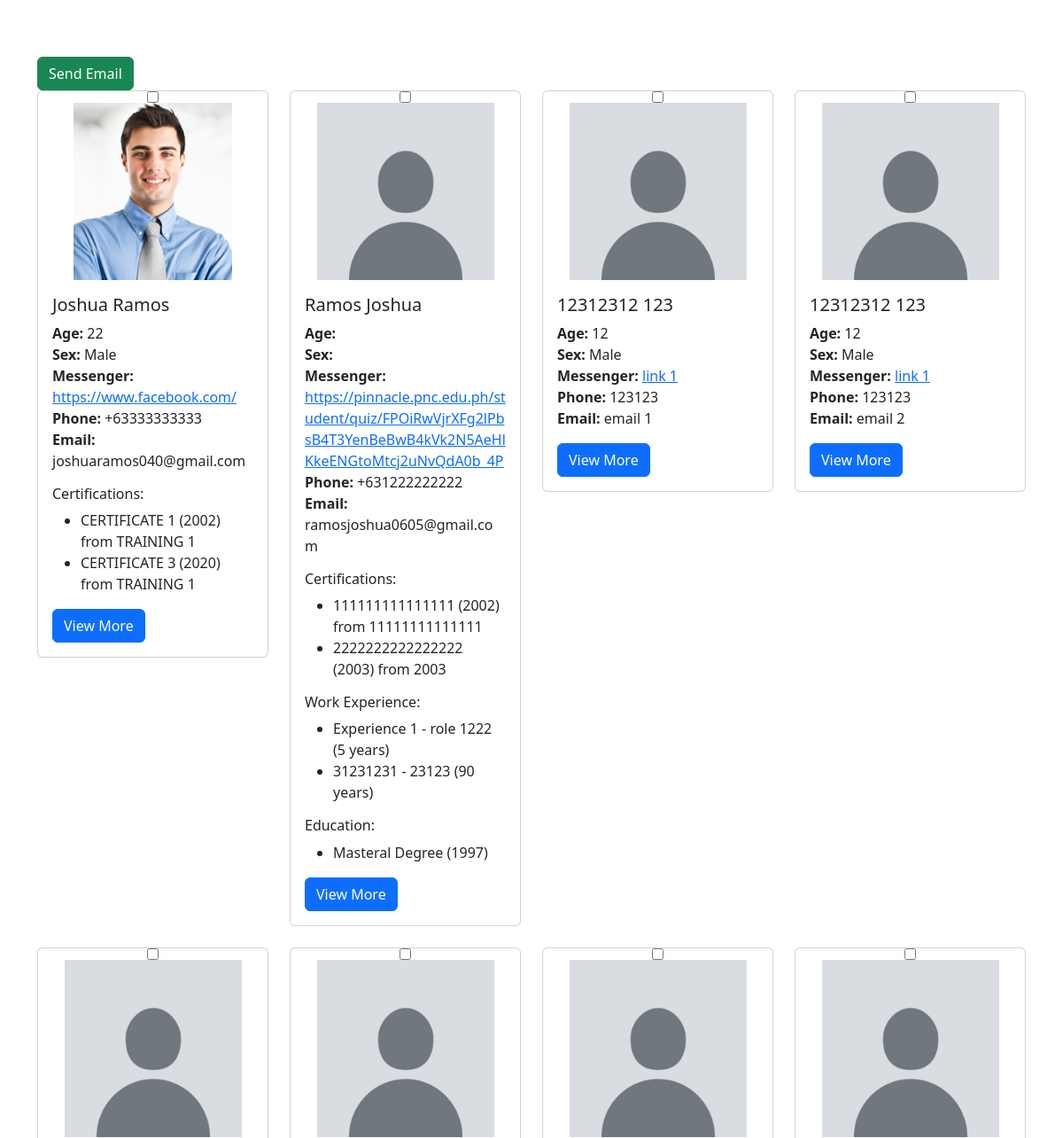
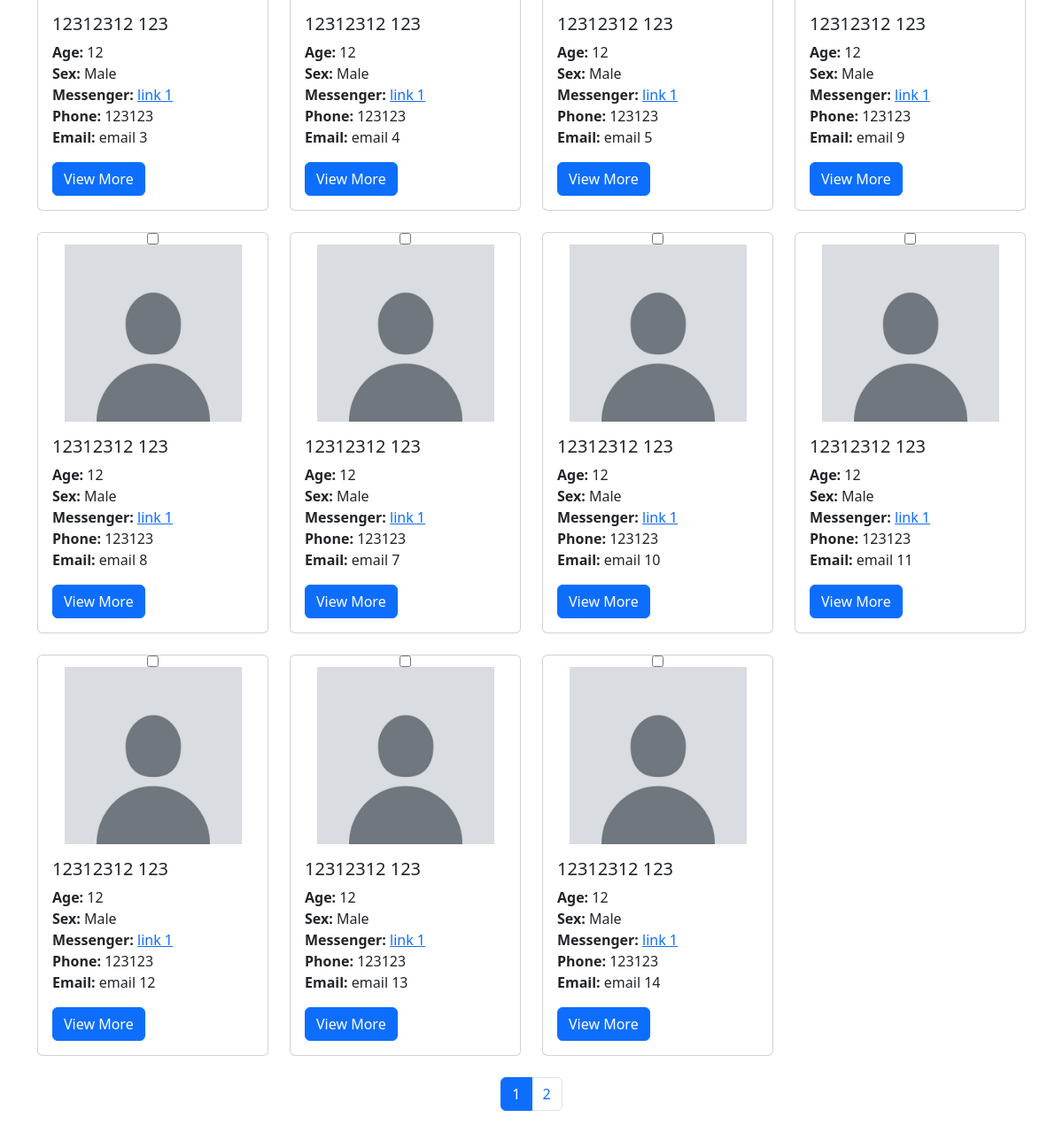
Screenshot of /recruiter/search_applicants.php (signed in) with the database file from the repository (2 pictures, top to bottom).
### tables this page shows
CREATE TABLE `users` (
  `user_id` int(11) NOT NULL,
  `facebook_messenger_link` varchar(255) DEFAULT NULL,
  `email_address` varchar(255) DEFAULT NULL,
  `referral_code` varchar(255) NOT NULL,
  `cellphone_number` varchar(20) DEFAULT NULL,
  `first_name` varchar(100) DEFAULT NULL,
  `last_name` varchar(100) DEFAULT NULL,
  `middle_name` varchar(100) DEFAULT NULL,
  `nickname` varchar(100) DEFAULT NULL,
  `address` text DEFAULT NULL,
  `birthday` date DEFAULT NULL,
  `birth_place` varchar(255) DEFAULT NULL,
  `age` int(11) DEFAULT NULL,
  `sex` enum('Male','Female','Other') DEFAULT NULL,
  `height_ft` decimal(3,2) DEFAULT NULL,
  `marital_status` enum('Single','Married','Divorced','Widowed','Separated') DEFAULT NULL,
  `religion` varchar(100) DEFAULT NULL,
  `has_tattoo` tinyint(1) DEFAULT NULL,
  `covid_vaccination_status` enum('Vaccinated','Unvaccinated') DEFAULT NULL,
  `id_picture_reference` varchar(255) DEFAULT NULL
);

CREATE TABLE `user_certifications` (
  `certification_id` int(11) NOT NULL,
  `user_id` int(11) DEFAULT NULL,
  `certification_name` varchar(255) DEFAULT NULL,
  `certification_institute` varchar(255) DEFAULT NULL,
  `year_taken_certification` year(4) DEFAULT NULL
);

CREATE TABLE `user_work_experience` (
  `experience_id` int(11) NOT NULL,
  `user_id` int(11) DEFAULT NULL,
  `company_name` varchar(255) DEFAULT NULL,
  `role` varchar(255) DEFAULT NULL,
  `years_worked` int(11) DEFAULT NULL
);

CREATE TABLE `user_education` (
  `education_id` int(11) NOT NULL,
  `user_id` int(11) DEFAULT NULL,
  `highest_educational_attainment` enum('ALS Graduate','High School Graduate (Old Curriculum)','Junior High School Graduate','Senior High School Graduate','College Graduate','College Undergraduate','Bachelor''s Degree','Masteral Degree','Other') DEFAULT NULL,
  `junior_high_school` varchar(255) DEFAULT NULL,
  `year_graduated_junior_highschool` year(4) DEFAULT NULL,
  `senior_high_school` varchar(255) DEFAULT NULL,
  `year_graduated_senior_highschool` year(4) DEFAULT NULL,
  `college` varchar(255) DEFAULT NULL,
  `year_graduated_college` year(4) DEFAULT NULL,
  `course_program` varchar(255) DEFAULT NULL,
  `postgrad_masters` varchar(255) DEFAULT NULL,
  `year_graduated_postgrad_masters` year(4) DEFAULT NULL,
  `other_details` varchar(255) DEFAULT NULL
);

### recruiter/search_applicants.php (the view, shortened to what this page needs)
<?php
require 'db.php';
$query = isset($_GET['q']) ? trim($_GET['q']) : '';
$page = isset($_GET['page']) ? max(1, intval($_GET['page'])) : 1;
$limit = 15;
$offset = ($page - 1) * $limit;
$sql = "
    SELECT DISTINCT
        u.user_id,
        u.facebook_messenger_link,
        u.email_address,
        u.cellphone_number,
        u.first_name,
        u.last_name,
        u.nickname,
        u.age,
        u.sex,
        u.id_picture_reference
    FROM users u
    LEFT JOIN user_certifications c ON u.user_id = c.user_id
    LEFT JOIN user_work_experience w ON u.user_id = w.user_id
    LEFT JOIN user_education e ON u.user_id = e.user_id
    WHERE
        CONCAT(u.first_name, ' ', u.last_name, ' ', u.nickname) LIKE :query
        OR u.email_address LIKE :query
        OR u.cellphone_number LIKE :query
        OR c.certification_name LIKE :query
        OR c.certification_institute LIKE :query
        OR w.company_name LIKE :query
        OR w.role LIKE :query
        OR e.highest_educational_attainment LIKE :query
        OR e.course_program LIKE :query
    LIMIT :limit OFFSET :offset
";
$stmt = $pdo->prepare($sql);
$stmt->bindValue(':query', "%$query%", PDO::PARAM_STR);
$stmt->bindValue(':limit', $limit, PDO::PARAM_INT);
$stmt->bindValue(':offset', $offset, PDO::PARAM_INT);
$stmt->execute();
$applicants = $stmt->fetchAll(PDO::FETCH_ASSOC);
$countSql = "
    SELECT COUNT(DISTINCT u.user_id) AS total
    FROM users u
    LEFT JOIN user_certifications c ON u.user_id = c.user_id
    LEFT JOIN user_work_experience w ON u.user_id = w.user_id
    LEFT JOIN user_education e ON u.user_id = e.user_id
    WHERE
        CONCAT(u.first_name, ' ', u.last_name, ' ', u.nickname) LIKE :query
        OR u.email_address LIKE :query
        OR u.cellphone_number LIKE :query
        OR c.certification_name LIKE :query
        OR c.certification_institute LIKE :query
        OR w.company_name LIKE :query
        OR w.role LIKE :query
        OR e.highest_educational_attainment LIKE :query
        OR e.course_program LIKE :query
";
$countStmt = $pdo->prepare($countSql);
$countStmt->bindValue(':query', "%$query%", PDO::PARAM_STR);
$countStmt->execute();
$totalApplicants = $countStmt->fetch(PDO::FETCH_ASSOC)['total'];
$totalPages = ceil($totalApplicants / $limit);
$base_path = '../applicant/';
?>
<!DOCTYPE html>
<html lang="en">
<head>
    <link rel="stylesheet" href="https://cdn.jsdelivr.net/npm/bootstrap@5.3.2/dist/css/bootstrap.min.css">
</head>
<body>
<div class="container mt-5">
        <button type="button" class="btn btn-success mt-3" id="openModalButton" data-bs-toggle="modal" data-bs-target="#emailModal">Send Email</button><br>
    <?php if (count($applicants) > 0): ?>
    <form id="applicantsForm" method="POST" action="search_applicants.php" enctype="multipart/form-data">
    <div class="row">
            <?php foreach ($applicants as $applicant): ?>
                <?php
                $imgSrc = (file_exists($base_path . $applicant['id_picture_reference']) && is_readable($base_path . $applicant['id_picture_reference']))
                    ? $base_path . $applicant['id_picture_reference']
                    : '../applicant/uploads/profile_pictures/default.png';
                ?>
                <div class="col-md-3 mb-4">
                    <div class="card">
                        <input type="checkbox" name="selected_applicants[]" value="<?= htmlspecialchars($applicant['user_id']) ?>" id="checkbox_<?= htmlspecialchars($applicant['user_id'])?>">
                        <img src="<?= htmlspecialchars($imgSrc) ?>" class="card-img-top" alt="Applicant Picture" style="width: 100%; height: 200px; object-fit: scale-down;">
                        <div class="card-body">
                            <h5 class="card-title"><?= htmlspecialchars($applicant['first_name'] . ' ' . $applicant['last_name']) ?></h5>
                            <p class="card-text">
                                <strong>Age:</strong> <?= htmlspecialchars($applicant['age']) ?><br>
                                <strong>Sex:</strong> <?= htmlspecialchars($applicant['sex']) ?><br>
                                <strong>Messenger:</strong> <a href="<?= htmlspecialchars($applicant['facebook_messenger_link']) ?>" target="_blank"><?= htmlspecialchars($applicant['facebook_messenger_link']) ?></a><br>
                                <strong>Phone:</strong> <?= htmlspecialchars($applicant['cellphone_number']) ?><br>
                                <strong>Email:</strong> <?= htmlspecialchars($applicant['email_address']) ?>
                            </p>
                            <?php
                                if (!empty($query)) {
                                    $certificationsQuery = $pdo->prepare("SELECT * FROM user_certifications WHERE user_id = :user_id AND (certification_name LIKE :query OR certification_institute LIKE :query)");
                                    $certificationsQuery->execute(['user_id' => $applicant['user_id'], 'query' => "%$query%"]);
                                    $certifications = $certificationsQuery->fetchAll(PDO::FETCH_ASSOC);
                                } else {
                                    $certificationsQuery = $pdo->prepare("SELECT * FROM user_certifications WHERE user_id = :user_id");
                                    $certificationsQuery->execute(['user_id' => $applicant['user_id']]);
                                    $certifications = $certificationsQuery->fetchAll(PDO::FETCH_ASSOC);
                                }
                            ?>
                            <?php if (count($certifications) > 0): ?>
                                <h6>Certifications:</h6>
                                <ul>
                                    <?php foreach ($certifications as $certification): ?>
                                        <li>
                                            <?= htmlspecialchars($certification['certification_name']) ?> (<?= htmlspecialchars($certification['year_taken_certification']) ?>)
                                            from <?= htmlspecialchars($certification['certification_institute']) ?>
                                        </li>
                                    <?php endforeach; ?>
                                </ul>
                            <?php endif; ?>
                            <?php
                                if (!empty($query)) {
                                    $workExperienceQuery = $pdo->prepare("SELECT * FROM user_work_experience WHERE user_id = :user_id AND (company_name LIKE :query OR role LIKE :query)");
                                    $workExperienceQuery->execute(['user_id' => $applicant['user_id'], 'query' => "%$query%"]);
                                    $workExperiences = $workExperienceQuery->fetchAll(PDO::FETCH_ASSOC);
                                } else {
                                    $workExperienceQuery = $pdo->prepare("SELECT * FROM user_work_experience WHERE user_id = :user_id");
                                    $workExperienceQuery->execute(['user_id' => $applicant['user_id']]);
                                    $workExperiences = $workExperienceQuery->fetchAll(PDO::FETCH_ASSOC);
                                }
                            ?>
                            <?php if (count($workExperiences) > 0): ?>
                                <h6>Work Experience:</h6>
                                <ul>
                                    <?php foreach ($workExperiences as $workExperience): ?>
                                        <li>
                                            <?= htmlspecialchars($workExperience['company_name']) ?> - <?= htmlspecialchars($workExperience['role']) ?> (<?= htmlspecialchars($workExperience['years_worked']) ?> years)
                                        </li>
                                    <?php endforeach; ?>
                                </ul>
                            <?php endif; ?>
                            <?php
                                if (!empty($query)) {
                                    $educationQuery = $pdo->prepare("SELECT * FROM user_education WHERE user_id = :user_id AND (highest_educational_attainment LIKE :query OR course_program LIKE :query)");
                                    $educationQuery->execute(['user_id' => $applicant['user_id'], 'query' => "%$query%"]);
                                    $educations = $educationQuery->fetchAll(PDO::FETCH_ASSOC);
                                } else {
                                    $educationQuery = $pdo->prepare("SELECT * FROM user_education WHERE user_id = :user_id");
                                    $educationQuery->execute(['user_id' => $applicant['user_id']]);
                                    $educations = $educationQuery->fetchAll(PDO::FETCH_ASSOC);
                                }
                            ?>
                            <?php if (count($educations) > 0): ?>
                                <h6>Education:</h6>
                                <ul>
                                    <?php foreach ($educations as $education): ?>
                                        <li>
                                            <?= htmlspecialchars($education['highest_educational_attainment']) ?> (<?= htmlspecialchars($education['year_graduated_college']) ?>)
                                        </li>
                                    <?php endforeach; ?>
                                </ul>
                            <?php endif; ?>
                            <a href="view_applicant_details.php?user_id=<?= $applicant['user_id'] ?>" class="btn btn-primary">View More</a>
                        </div>
                    </div>
                </div>
            <?php endforeach; ?>
        </div>
                </form>
            </div>
        <?php if ($totalPages > 1): ?>
            <nav>
                <ul class="pagination justify-content-center">
                    <?php for ($i = 1; $i <= $totalPages; $i++): ?>
                        <li class="page-item <?= ($i == $page) ? 'active' : '' ?>">
                            <a class="page-link" href="?q=<?= urlencode($query) ?>&page=<?= $i ?>"><?= $i ?></a>
                        </li>
                    <?php endfor; ?>
                </ul>
            </nav>
        <?php endif; ?>
    <?php else: ?>
        <div class="alert alert-info">No applicants found.</div>
    <?php endif; ?>
</body>
</html>

### rows the page displays
users: id_picture_reference (picture), first_name+last_name "Joshua Ramos", age "22", sex "Male", facebook_messenger_link "https://www.facebook.com/", cellphone_number "+63333333333", email_address "joshuaramos040@gmail.com"
user_certifications: certification_name "CERTIFICATE 1", year_taken_certification "2002", certification_institute "TRAINING 1"
user_certifications: certification_name "CERTIFICATE 3", year_taken_certification "2020", certification_institute "TRAINING 1"
users: first_name+last_name "Ramos Joshua", facebook_messenger_link "https://pinnacle.pnc.edu.ph/student/quiz/FPOiRwVjrXFg2lPbsB4T3YenBeBwB4kVk2N5AeHlKkeENGtoMtcj2uNvQdA0b_4P", cellphone_number "+631222222222", email_address "ramosjoshua0605@gmail.com"
user_certifications: certification_name "111111111111111", year_taken_certification "2002", certification_institute "11111111111111"
user_certifications: certification_name "2222222222222222", year_taken_certification "2003", certification_institute "2003"
user_work_experience: company_name "Experience 1", role "role 1222", years_worked "5"
user_work_experience: company_name "31231231", role "23123", years_worked "90"
user_education: highest_educational_attainment "Masteral Degree", year_graduated_college "1997"
users: first_name+last_name "12312312 123", age "12", sex "Male", facebook_messenger_link "link 1", cellphone_number "123123", email_address "email 1"
users: first_name+last_name "12312312 123", age "12", sex "Male", facebook_messenger_link "link 1", cellphone_number "123123", email_address "email 2"
users: first_name+last_name "12312312 123", age "12", sex "Male", facebook_messenger_link "link 1", cellphone_number "123123", email_address "email 3"
users: first_name+last_name "12312312 123", age "12", sex "Male", facebook_messenger_link "link 1", cellphone_number "123123", email_address "email 4"
users: first_name+last_name "12312312 123", age "12", sex "Male", facebook_messenger_link "link 1", cellphone_number "123123", email_address "email 5"
users: first_name+last_name "12312312 123", age "12", sex "Male", facebook_messenger_link "link 1", cellphone_number "123123", email_address "email 9"
users: first_name+last_name "12312312 123", age "12", sex "Male", facebook_messenger_link "link 1", cellphone_number "123123", email_address "email 8"
users: first_name+last_name "12312312 123", age "12", sex "Male", facebook_messenger_link "link 1", cellphone_number "123123", email_address "email 7"
users: first_name+last_name "12312312 123", age "12", sex "Male", facebook_messenger_link "link 1", cellphone_number "123123", email_address "email 10"
users: first_name+last_name "12312312 123", age "12", sex "Male", facebook_messenger_link "link 1", cellphone_number "123123", email_address "email 11"
users: first_name+last_name "12312312 123", age "12", sex "Male", facebook_messenger_link "link 1", cellphone_number "123123", email_address "email 12"
users: first_name+last_name "12312312 123", age "12", sex "Male", facebook_messenger_link "link 1", cellphone_number "123123", email_address "email 13"
users: first_name+last_name "12312312 123", age "12", sex "Male", facebook_messenger_link "link 1", cellphone_number "123123", email_address "email 14"
